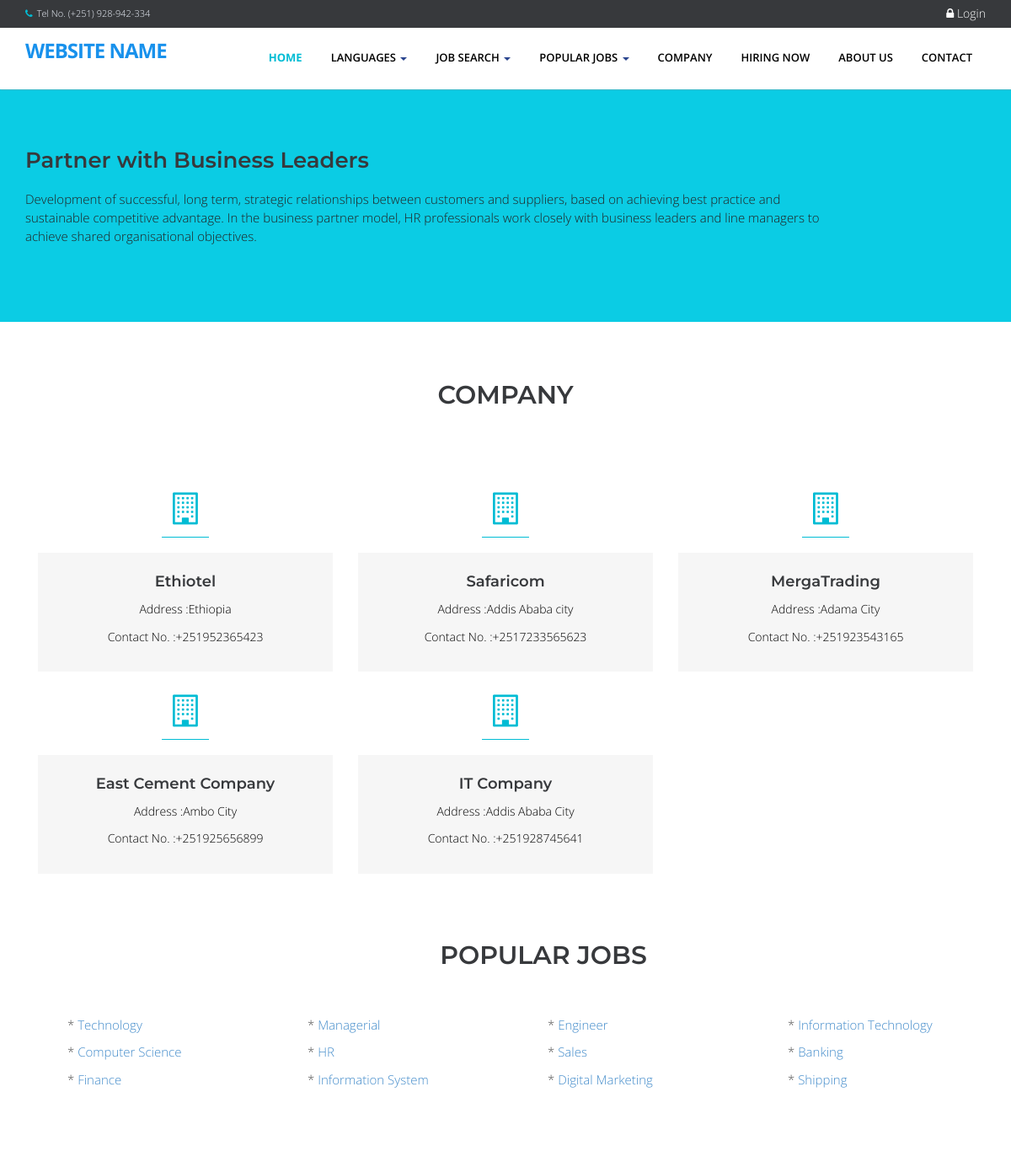
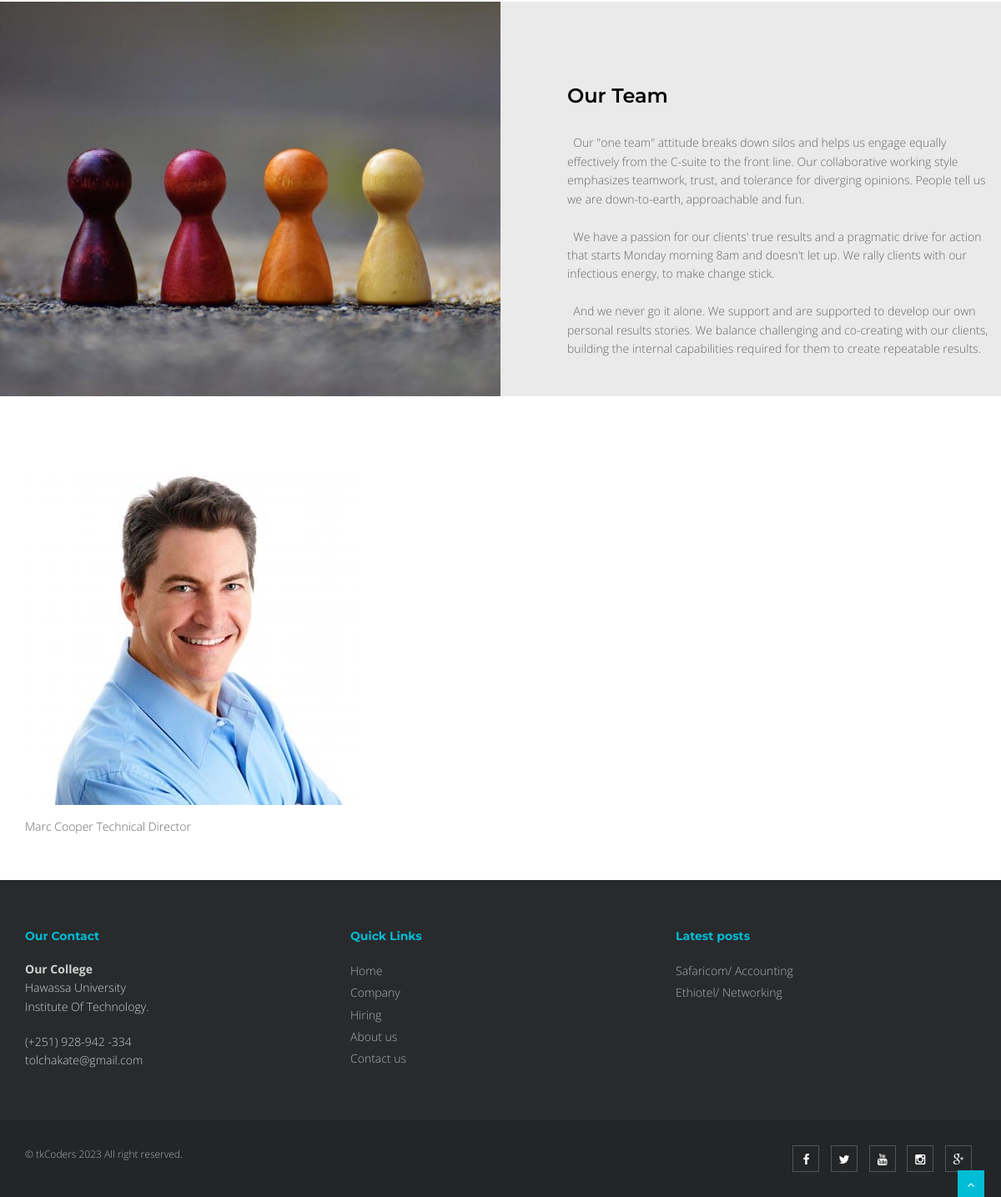
The page / on the database its author committed (2 pictures, top to bottom).
### tables this page shows
CREATE TABLE `tblcompany` (
  `COMPANYID` int(11) NOT NULL,
  `COMPANYNAME` varchar(90) NOT NULL,
  `COMPANYADDRESS` varchar(90) NOT NULL,
  `COMPANYCONTACTNO` varchar(30) NOT NULL,
  `COMPANYSTATUS` varchar(90) NOT NULL,
  `COMPANYMISSION` mediumtext NOT NULL
);

CREATE TABLE `tblcategory` (
  `CATEGORYID` int(11) NOT NULL,
  `CATEGORY` varchar(250) NOT NULL
);

CREATE TABLE `tbljob` (
  `JOBID` int(11) NOT NULL,
  `COMPANYID` int(11) NOT NULL,
  `CATEGORY` varchar(250) NOT NULL,
  `OCCUPATIONTITLE` varchar(90) NOT NULL,
  `REQ_NO_EMPLOYEES` int(11) NOT NULL,
  `SALARIES` double NOT NULL,
  `DURATION_EMPLOYEMENT` varchar(90) NOT NULL,
  `QUALIFICATION_WORKEXPERIENCE` mediumtext NOT NULL,
  `JOBDESCRIPTION` mediumtext NOT NULL,
  `PREFEREDSEX` varchar(30) NOT NULL,
  `SECTOR_VACANCY` mediumtext NOT NULL,
  `JOBSTATUS` varchar(90) NOT NULL,
  `DATEPOSTED` datetime NOT NULL,
  `OCCUPATIONALTITLE_AMH` varchar(255) DEFAULT NULL,
  `JOBDESCRIPTION_AMH` text DEFAULT NULL,
  `QUALIFICATION_WORKEXPERIENCE_AMH` text DEFAULT NULL,
  `OCCUPATIONALTITLE_ORO` varchar(255) DEFAULT NULL,
  `JOBDESCRIPTION_ORO` text DEFAULT NULL,
  `QUALIFICATION_WORKEXPERIENCE_ORO` text DEFAULT NULL
);

### index.php (called while the page is built, shortened)
<?php
require_once("include/initialize.php");
require_once("theme/templates.php");
?>

### language/eng.php (called while the page is built)
<?php
$translations=[
    'Website Name'=>'Website Name',
	'Home'=>'Home',
    'Languages'=>'Languages',
	'English'=>'English',
	'Afaan Oromoo'=>'Afaan Oromoo',
    'Amharic'=>'Amharic',
	'Job Search'=>'Job Search',
    'Popular Jobs'=>'Popular Jobs',
	'ABOUT US'=>'ABOUT US',
    'Company'=>'Company',
    'Hiring Now'=>'Hiring Now',
	'CONTACT'=>'CONTACT',
	'Login'=>'Login',
	'Search'=>'Search',
	'Function'=>'Function',
	'Advance Search'=>'Advance Search',
	'Job By Company'=>'Job By Company',
]
?>

### include/database.php (called while the page is built, shortened)
<?php
class Database {
	var $sql_string = '';
	private $conn;
	public function open_connection() {
		$this->conn = mysqli_connect(server,user,pass);
		if(!$this->conn){
			echo "Problem in database connection! Contact administrator!";
			exit();
		}else{
			$db_select = mysqli_select_db($this->conn,database_name);
		}
	}
	function setQuery($sql='') {
		$this->sql_string=$sql;
	}
	function executeQuery() {
		$result = mysqli_query($this->conn,$this->sql_string);
		return $result;
	}
	private function confirm_query($result) {
		return $result;
	}
	function loadResultList( $key='' ) {
		$cur = $this->executeQuery();
		$array = array();
		while ($row = mysqli_fetch_object($cur)) {
			if ($key) {
				$array[$row->$key] = $row;
			} else {
				$array[] = $row;
			}
		}
		return $array;
	}
}
$mydb = new Database();
?>

### home.php (the view, shortened to what this page needs)
  <section id="call-to-action-2">
    <div class="container">
      <div class="row">
        <div class="col-md-10 col-sm-9">
          <h3>Partner with Business Leaders</h3>
          <p>Development of successful, long term, strategic relationships between customers and suppliers, based on achieving best practice and sustainable competitive advantage. In the business partner model, HR professionals work closely with business leaders and line managers to achieve shared organisational objectives.</p>
        </div>
      </div>
    </div>
  </section>
  <section id="content">
  <div class="container">
        <div class="row">
      <div class="col-md-12">
        <div class="aligncenter"><h2 class="aligncenter">Company</h2></div>
        <br/>
      </div>
    </div>
    <?php
      $sql = "SELECT * FROM `tblcompany`";
      $mydb->setQuery($sql);
      $comp = $mydb->loadResultList();
      foreach ($comp as $company ) {
    ?>
            <div class="col-sm-4 info-blocks">
                <i class="icon-info-blocks fa fa-building-o"></i>
                <div class="info-blocks-in">
                    <h3><?php echo $company->COMPANYNAME;?></h3>
                    <p>Address :<?php echo $company->COMPANYADDRESS;?></p>
                    <p>Contact No. :<?php echo $company->COMPANYCONTACTNO;?></p>
                </div>
            </div>
    <?php } ?>
  </div>
  </section>
  <section class="section-padding gray-bg">
    <div class="container">
      <div class="row">
        <div class="col-md-12">
          <div class="section-title text-center">
            <h2 >Popular Jobs</h2>
          </div>
        </div>
      </div>
      <div class="row">
        <div class="col-md-12 ">
          <?php
            $sql = "SELECT * FROM `tblcategory`";
            $mydb->setQuery($sql);
            $cur = $mydb->loadResultList();
            foreach ($cur as $result) {
              echo '<div class="col-md-3" style="font-size:15px;padding:5px">* <a href="'.web_root.'index.php?q=category&search='.$result->CATEGORY.'">'.$result->CATEGORY.'</a></div>';
            }
          ?>
        </div>
      </div>
    </div>
  </section>
  <section id="content-3-10" class="content-block data-section nopad content-3-10">
  <div class="image-container col-sm-6 col-xs-12 pull-left">
    <div class="background-image-holder">
    </div>
  </div>
  <div class="container-fluid">
    <div class="row">
      <div class="col-sm-6 col-sm-offset-6 col-xs-12 content">
        <div class="editContent">
          <h3>Our Team</h3>
        </div>
        <div class="editContent"  style="height:235px;">
          <p>
          &nbsp;&nbsp;Our "one team" attitude breaks down silos and helps us engage equally effectively from the C-suite to the front line. Our collaborative working style emphasizes teamwork, trust, and tolerance for diverging opinions. People tell us we are down-to-earth, approachable and fun.<br/><br/>
          &nbsp;&nbsp;We have a passion for our clients' true results and a pragmatic drive for action that starts Monday morning 8am and doesn't let up. We rally clients with our infectious energy, to make change stick.<br/><br/>
          &nbsp;&nbsp;And we never go it alone. We support and are supported to develop our own personal results stories. We balance challenging and co-creating with our clients, building the internal capabilities required for them to create repeatable results. </p>
        </div>
      </div>
    </div>
  </div>
</section>
  <div class="about home-about">
        <div class="container">
            <div class="row">
              <div class="col-md-4">
                      <div class="carousel-info">
                      <img alt=" image of Director" src="img/team4.jpg" class="pull-left">
                      <div class="pull-left">
                        <span class="testimonials-name">Marc Cooper</span>
                        <span class="testimonials-post">Technical Director</span>
                      </div>
                      </div>
                    </div>
                  </div>
              </div>
            </div>
            <br>
            </div>

### theme/templates.php (shortened to what this page needs)
<?php
include_once('language/config/selectLang.php');
?>
 <!DOCTYPE html>
<html lang="om">
<head>
<link href="<?php echo web_root; ?>plugins/home-plugins/css/bootstrap.min.css" rel="stylesheet" />
<link href="<?php echo web_root; ?>plugins/home-plugins/css/fancybox/jquery.fancybox.css" rel="stylesheet">
<link href="<?php echo web_root; ?>plugins/home-plugins/css/flexslider.css" rel="stylesheet" />
<link href="<?php echo web_root; ?>plugins/home-plugins/css/style.css" rel="stylesheet" />
<link rel="stylesheet" href="<?php echo web_root;?>plugins/font-awesome/css/font-awesome.min.css">
<link rel="stylesheet" href="<?php echo web_root;?>plugins/dataTables/jquery.dataTables.min.css">
<link rel="stylesheet" href="<?php echo web_root;?>plugins/dataTables/jquery.dataTables_themeroller.css">
<link href="<?php echo web_root; ?>plugins/datepicker/bootstrap-datetimepicker.min.css" rel="stylesheet" media="screen">
<link href="<?php echo web_root; ?>plugins/datepicker/datepicker3.css" rel="stylesheet" media="screen">
</head>
<body>
<div id="wrapper" class="home-page">
  <header>
        <div class="topbar navbar-fixed-top">
          <div class="container">
            <div class="row">
              <div class="col-md-12">
                <p class="pull-left hidden-xs"><i class="fa fa-phone"></i>Tel No. (+251) 928-942-334</p>
                <?php if (isset($_SESSION['APPLICANTID'])) {
                    $sql = "SELECT count(*) as 'COUNTNOTIF' FROM `tbljob` ORDER BY `DATEPOSTED` DESC";
                    $mydb->setQuery($sql);
                    $showNotif = $mydb->loadSingleResult();
                    $notif =isset($showNotif->COUNTNOTIF) ? $showNotif->COUNTNOTIF : 0;
                    $applicant = new Applicants();
                    $appl  = $applicant->single_applicant($_SESSION['APPLICANTID']);
                    $sql ="SELECT count(*) as 'COUNT' FROM `tbljobregistration` WHERE `PENDINGAPPLICATION`=0 AND `HVIEW`=0 AND `APPLICANTID`='{$appl->APPLICANTID}'";
                    $mydb->setQuery($sql);
                    $showMsg = $mydb->loadSingleResult();
                    $msg =isset($showMsg->COUNT) ? $showMsg->COUNT : 0;
                    echo ' <p class="pull-right login"><a title="View Notification(s)" href="'.web_root.'applicant/index.php?view=notification"> <i class="fa fa-bell-o"></i> <span class="label label-success">'.$notif.'</span></a> | <a title="View Message(s)" href="'.web_root.'applicant/index.php?view=message"> <i class="fa fa-envelope-o"></i> <span class="label label-success">'.$msg.'</span></a> | <a title="View Profile" href="'.web_root.'applicant/"> <i class="fa fa-user"></i> How doyou, '. $appl->FNAME. ' '.$appl->MNAME .' </a> | <a href="'.web_root.'logout.php">  <i class="fa fa-sign-out"> </i>Logout</a> </p>';
                    }else{ ?>
                      <p   class="pull-right login"><a data-target="#myModal" data-toggle="modal" href=""> <i class="fa fa-lock"></i> Login </a></p>
                <?php } ?>
              </div>
            </div>
          </div>
        </div>
        <div style="min-height: 30px;"></div>
        <div class="navbar navbar-default navbar-static-top" >
            <div class="container">
                <div class="navbar-header">
                    <a class="navbar-brand" href="<?php echo web_root; ?>index.php?lang=<?php echo $_SESSION['lang'] ?>">Website Name </a>
                </div>
                <div class="navbar-collapse collapse ">
                    <ul class="nav navbar-nav">
                        <li class="<?php echo !isset($_GET['q'])? 'active' :''?>"><a href="index.php?lang=<?php echo $_SESSION['lang'] ?> "><?php echo $translations['Home'] ?> </a></li>
                        <li class="dropdown">
                          <a href="#" data-toggle="dropdown" class="dropdown-toggle" name="language"><?php echo $translations['Languages'] ?>  <b class="caret"></b></a>
                    </li>
                        <li class="dropdown">
                          <a href="#" data-toggle="dropdown" class="dropdown-toggle"><?php echo $translations['Job Search'] ?> <b class="caret"></b></a>
                       </li>
                      <li class="dropdown <?php  if(isset($_GET['q'])) { if($_GET['q']=='category'){ echo 'active'; }else{ echo ''; }}  ?>">
                          <a href="#" data-toggle="dropdown" class="dropdown-toggle"><?php echo $translations['Popular Jobs'] ?> <b class="caret"></b></a>
                            <?php
                            $sql = "SELECT * FROM `tblcategory` LIMIT 10";
                            $mydb->setQuery($sql);
                            ?>
                       </li>
                        <li class="<?php  if(isset($_GET['q'])) { if($_GET['q']=='company'){ echo 'active'; }else{ echo ''; }}  ?>"><a href="<?php echo web_root; ?>index.php?q=company&&lang=<?php echo $_SESSION['lang'] ?>"> <?php echo $translations['Company'] ?></a></li>
                        <li class="<?php  if(isset($_GET['q'])) { if($_GET['q']=='hiring'){ echo 'active'; }else{ echo ''; }} ?>"><a href="<?php echo web_root; ?>index.php?q=hiring&&lang=<?php echo $_SESSION['lang'] ?>"> <?php echo $translations['Hiring Now'] ?></a></li>
                        <li class="<?php  if(isset($_GET['q'])) { if($_GET['q']=='About'){ echo 'active'; }else{ echo ''; }}  ?>"><a href="<?php echo web_root; ?>index.php?q=About&&lang=<?php echo $_SESSION['lang'] ?>"> <?php echo $translations['ABOUT US'] ?></a></li>
                        <li class="<?php  if(isset($_GET['q'])) { if($_GET['q']=='Contact'){ echo 'active'; }else{ echo ''; }}  ?>"><a href="<?php echo web_root; ?>index.php?q=Contact&&lang=<?php echo $_SESSION['lang'] ?>"> <?php echo $translations['CONTACT'] ?></a></li>
                    </ul>
                </div>
            </div>
        </div>
  </header>
      <?php
       require_once $content;
        ?>
  <footer>
  <div class="container">
    <div class="row">
      <div class="col-md-4 col-sm-4">
        <div class="widget">
          <h5 class="widgetheading">Our Contact</h5>
          <address>
          <strong>Our College</strong><br>
          Hawassa University<br>
           Institute Of Technology.</address>
          <p>
            <i class="icon-phone"></i> (+251) 928-942 -334 <br>
            <i class="icon-envelope-alt"></i> tolchakate@gmail.com
          </p>
        </div>
      </div>
      <div class="col-md-4 col-sm-4">
        <div class="widget">
          <h5 class="widgetheading">Quick Links</h5>
          <ul class="link-list">
            <li><a href="<?php echo web_root; ?>index.php?lang=<?php echo $_SESSION['lang'] ?>">Home</a></li>
            <li><a href="<?php echo web_root; ?>index.php?q=company&&lang=<?php echo $_SESSION['lang'] ?>">Company</a></li>
            <li><a href="<?php echo web_root; ?>index.php?q=hiring&&lang=<?php echo $_SESSION['lang'] ?>">Hiring</a></li>
            <li><a href="<?php echo web_root; ?>index.php?q=About&&lang=<?php echo $_SESSION['lang'] ?>">About us</a></li>
            <li><a href="<?php echo web_root; ?>index.php?q=Contact&&lang=<?php echo $_SESSION['lang'] ?>">Contact us</a></li>
          </ul>
        </div>
      </div>
      <div class="col-md-4 col-sm-4">
        <div class="widget">
          <h5 class="widgetheading">Latest posts</h5>
          <ul class="link-list">
            <?php
                  $sql = "SELECT * FROM `tblcompany` c,`tbljob` j WHERE c.`COMPANYID`=j.`COMPANYID`   ORDER BY DATEPOSTED DESC LIMIT 3" ;
                  $mydb->setQuery($sql);
                  $cur = $mydb->loadResultList();
                  foreach ($cur as $result) {
                    echo ' <li><a href="'.web_root.'index.php?q=viewjob&search='.$result->JOBID.'">'.$result->COMPANYNAME . '/ '. $result->OCCUPATIONTITLE .'</a></li>';
                  }
              ?>
          </ul>
        </div>
      </div>
    </div>
  </div>
  <div id="sub-footer">
    <div class="container">
      <div class="row">
        <div class="col-lg-6">
          <div class="copyright">
            <p>
              <span>&copy; tkCoders 2023 All right reserved.
            </p>
          </div>
        </div>
        <div class="col-lg-6">
          <ul class="social-network">
            <li><a href="https://www.facebook.com/" data-placement="top" title="Facebook"><i class="fa fa-facebook"></i></a></li>
            <li><a href="https://www.twitter.com/" data-placement="top" title="Twitter"><i class="fa fa-twitter"></i></a></li>
            <li><a href="https://www.youtube.com/" data-placement="top" title="Youtube"><i class="fa fa-youtube"></i></a></li>
            <li><a href="https://www.instagram.com/" data-placement="top" title="Instagram"><i class="fa fa-instagram"></i></a></li>
            <li><a href="https://www.google.com/" data-placement="top" title="Google plus"><i class="fa fa-google-plus"></i></a></li>
          </ul>
        </div>
      </div>
    </div>
  </div>
  </footer>
<a href="#" class="scrollup"><i class="fa fa-angle-up active"></i></a>
</body>
</html>

### theme/templates.php (style rules this page uses)
#content { min-height: 400px; color: #000; }
.login a { font-size: 14px; color: #fff; padding:0px; }

### rows shown on the page
tblcompany: COMPANYNAME "Ethiotel", COMPANYADDRESS "Ethiopia", COMPANYCONTACTNO "+251952365423"
tblcompany: COMPANYNAME "Safaricom", COMPANYADDRESS "Addis Ababa city", COMPANYCONTACTNO "+2517233565623"
tblcompany: COMPANYNAME "MergaTrading", COMPANYADDRESS "Adama City", COMPANYCONTACTNO "+251923543165"
tblcompany: COMPANYNAME "East Cement Company", COMPANYADDRESS "Ambo City", COMPANYCONTACTNO "+251925656899"
tblcompany: COMPANYNAME "IT Company", COMPANYADDRESS "Addis Ababa City", COMPANYCONTACTNO "+251928745641"
tblcategory: CATEGORY "Technology"
tblcategory: CATEGORY "Managerial"
tblcategory: CATEGORY "Engineer"
tblcategory: CATEGORY "Information Technology"
tblcategory: CATEGORY "Computer Science"
tblcategory: CATEGORY "HR"
tblcategory: CATEGORY "Sales"
tblcategory: CATEGORY "Banking"
tblcategory: CATEGORY "Finance"
tblcategory: CATEGORY "Information System"
tblcategory: CATEGORY "Digital Marketing"
tblcategory: CATEGORY "Shipping"
tbljob: COMPANYID.COMPANYNAME "Safaricom", OCCUPATIONTITLE "Accounting"
tbljob: COMPANYID.COMPANYNAME "Ethiotel", OCCUPATIONTITLE "Networking"

### other values the page prints
$translations['Home'] "HOME"
$translations['Languages'] "LANGUAGES"
$translations['Job Search'] "JOB SEARCH"
$translations['Popular Jobs'] "POPULAR JOBS"
$translations['Company'] "COMPANY"
$translations['Hiring Now'] "HIRING NOW"
$translations['ABOUT US'] "ABOUT US"
$translations['CONTACT'] "CONTACT"
